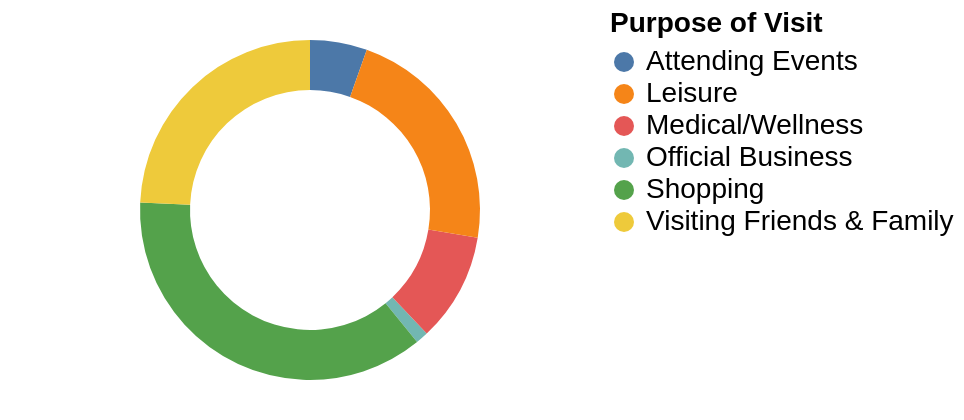

Write a Vega-Lite specification for this figure.
### Vega-Lite specification from a JSON file in a GitHub repository (floating-point values rounded to 4 significant figures)
{"$schema": "https://vega.github.io/schema/vega-lite/v5.json", "width": 300, "height": 200, "data": {"values": [{"Category": "Official Business", "Value": 1.2}, {"Category": "Attending Events", "Value": 5.4}, {"Category": "Medical/Wellness", "Value": 10.3}, {"Category": "Leisure", "Value": 22.1}, {"Category": "Shopping", "Value": 36.4}, {"Category": "Visiting Friends & Family", "Value": 24.2}]}, "encoding": {"color": {"field": "Category", "type": "nominal", "legend": {"title": "Purpose of Visit", "titleFontSize": 14, "labelFontSize": 14, "orient": "right", "offset": 0}}, "theta": {"field": "Value", "type": "quantitative"}, "tooltip": [{"field": "Category", "title": "Purpose of Visit"}, {"field": "Value", "title": "Percentage", "format": ".1f"}]}, "mark": {"type": "arc", "innerRadius": 60, "outerRadius": 85, "tooltip": true}, "config": {"tooltip": {"size": {"value": 15}}}}
